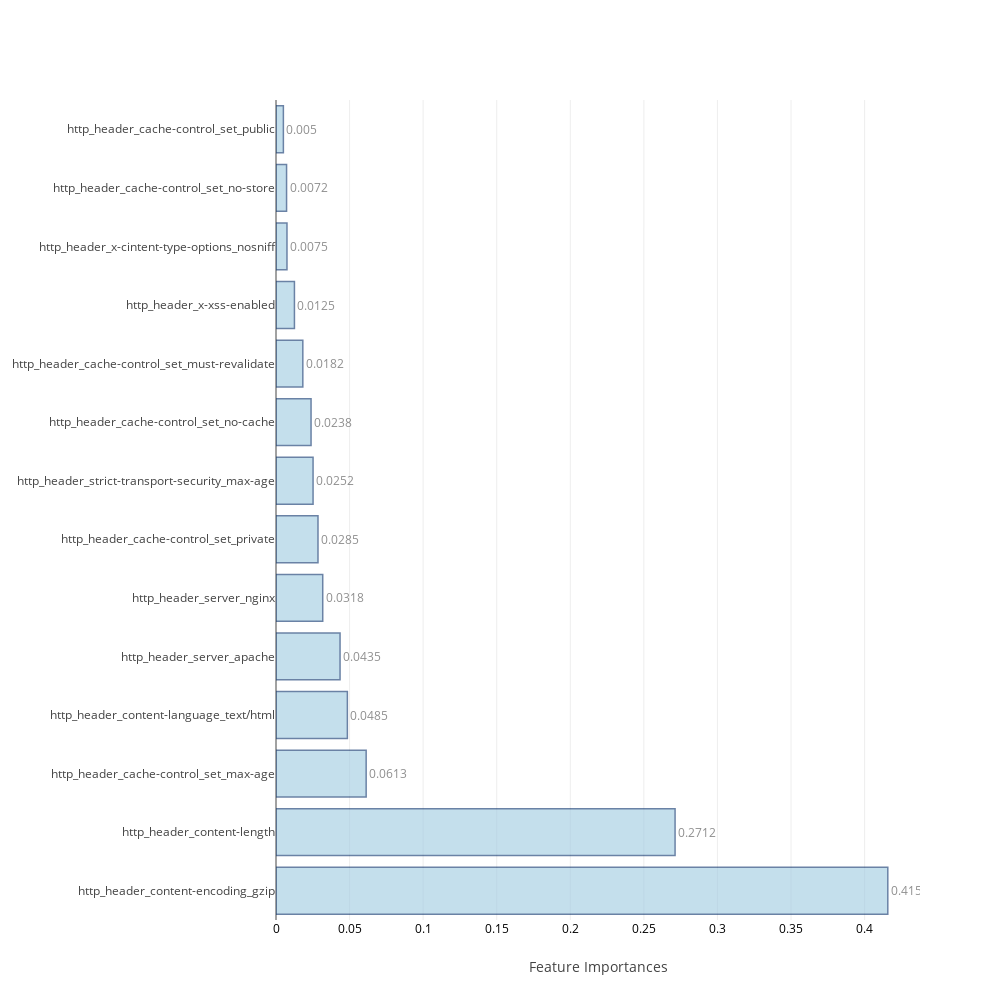
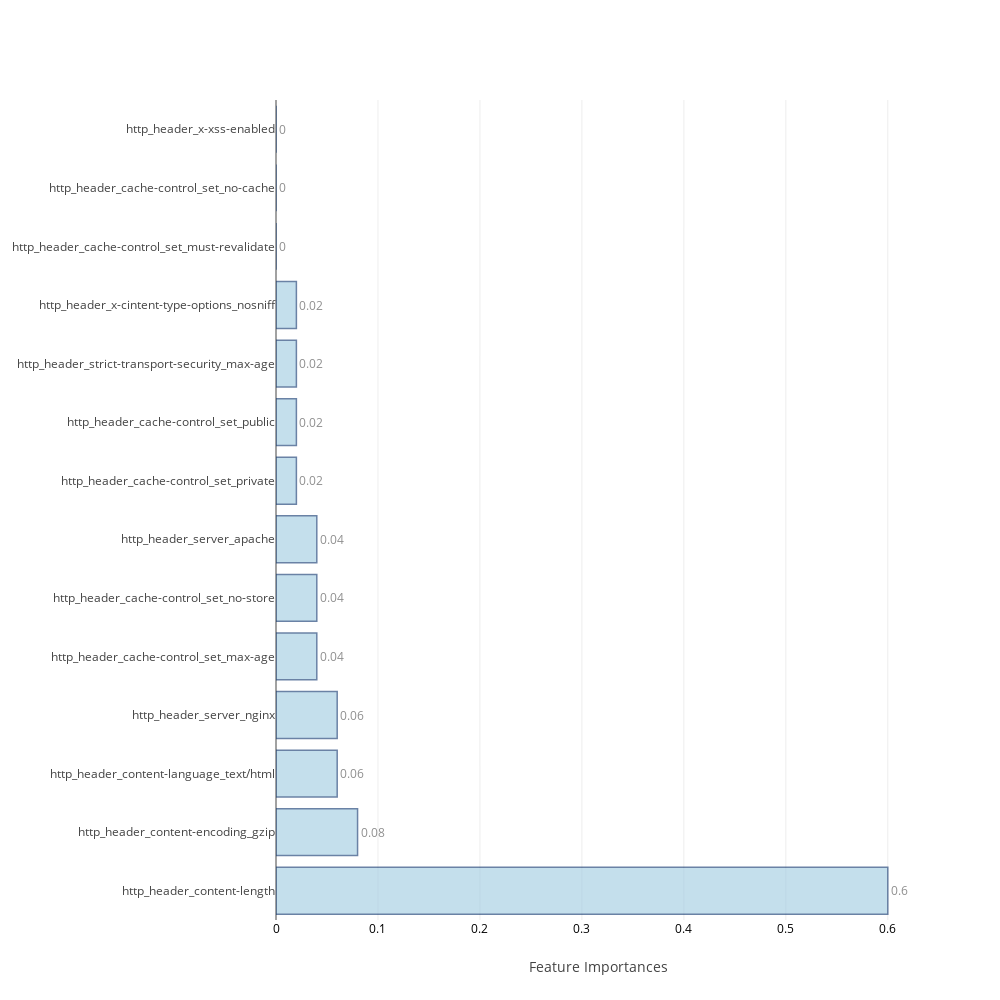

Notebook code cell kept with these figures, in order:
### Code cell
feat_imp=[None]*4
j=0
for i in range(0,8):
    if i>=2 and i<=5:
        model,cm_train,cm_test,acc_train,acc_test,roc_auc,feat_imp[j],mcc=f[i](X_train,Y_train,scaled_X_test,test_Y,columns[:-2])
        j=j+1
    else:
        model,cm_train,cm_test,acc_train,acc_test,roc_auc,mcc=f[i](X_train,Y_train,scaled_X_test,test_Y)
    table_80_80_train.loc[i]=   ([acc_train,cm_train.TP,cm_train.TN,cm_train.FP,cm_train.FN,cm_train.FPR,cm_train.FNR])
    table_80_80_test.loc[i] =   ([acc_test ,cm_test.TP, cm_test.TN, cm_test.FP, cm_test.FN, cm_test.FPR, cm_test.FNR,roc_auc,mcc])
    print("\n")

### Figure 1 — Plotly figure (JSON) as saved in the notebook; plotly's stock layout.template omitted (floating-point values rounded to 4 significant figures)
{"data": [{"marker": {"color": "rgb(158,202,225)", "line": {"color": "rgb(8,48,107)", "width": 1.5}}, "opacity": 0.6, "orientation": "h", "text": [0.4158, 0.2712, 0.0613, 0.0485, 0.0435, 0.0318, 0.0285, 0.0252, 0.0238, 0.0182, 0.0125, 0.0075, 0.0072, 0.005], "textposition": "outside", "type": "bar", "uid": "d7933a3f-44b8-4f95-9c0b-afa1fba1c0a1", "x": [0.4158, 0.2712, 0.06127, 0.0485, 0.04353, 0.03176, 0.02854, 0.02518, 0.02382, 0.01823, 0.01253, 0.007455, 0.007184, 0.005015], "y": ["http_header_content-encoding_gzip", "http_header_content-length", "http_header_cache-control_set_max-age", "http_header_content-language_text/html", "http_header_server_apache", "http_header_server_nginx", "http_header_cache-control_set_private", "http_header_strict-transport-security_max-age", "http_header_cache-control_set_no-cache", "http_header_cache-control_set_must-revalidate", "http_header_x-xss-enabled", "http_header_x-cintent-type-options_nosniff", "http_header_cache-control_set_no-store", "http_header_cache-control_set_public"]}], "layout": {"autosize": false, "height": 1000, "width": 1000, "xaxis": {"tickfont": {"color": "black", "size": 12}, "title": "Feature Importances"}, "yaxis": {"automargin": true}}}

### Figure 2 — Plotly figure (JSON) as saved in the notebook; plotly's stock layout.template omitted (floating-point values rounded to 4 significant figures)
{"data": [{"marker": {"color": "rgb(158,202,225)", "line": {"color": "rgb(8,48,107)", "width": 1.5}}, "opacity": 0.6, "orientation": "h", "text": [0.6, 0.08, 0.06, 0.06, 0.04, 0.04, 0.04, 0.02, 0.02, 0.02, 0.02, 0, 0, 0], "textposition": "outside", "type": "bar", "uid": "17fed6f6-f64b-4eaf-8a5a-f02cc096fe15", "x": [0.6, 0.08, 0.06, 0.06, 0.04, 0.04, 0.04, 0.02, 0.02, 0.02, 0.02, 0, 0, 0], "y": ["http_header_content-length", "http_header_content-encoding_gzip", "http_header_content-language_text/html", "http_header_server_nginx", "http_header_cache-control_set_max-age", "http_header_cache-control_set_no-store", "http_header_server_apache", "http_header_cache-control_set_private", "http_header_cache-control_set_public", "http_header_strict-transport-security_max-age", "http_header_x-cintent-type-options_nosniff", "http_header_cache-control_set_must-revalidate", "http_header_cache-control_set_no-cache", "http_header_x-xss-enabled"]}], "layout": {"autosize": false, "height": 1000, "width": 1000, "xaxis": {"tickfont": {"color": "black", "size": 12}, "title": "Feature Importances"}, "yaxis": {"automargin": true}}}
